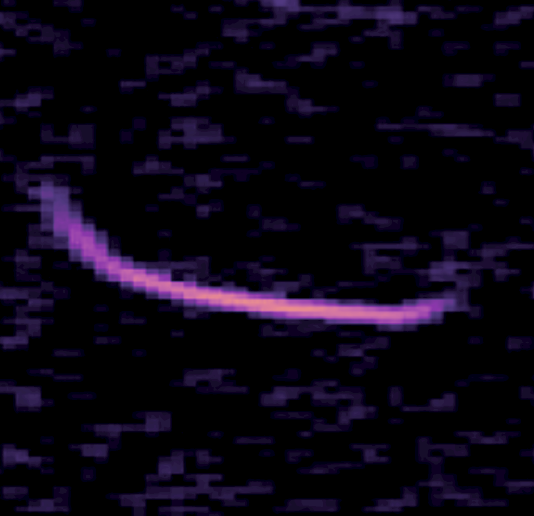
#> input picture samples/spectrogram.png, 1068 x 1032 px, found by its file name (shown at 1/2 size)
$ python contour_tools.py
#> lines starting #> are read from the running program, lines starting #| are printed output that depends on the picture; after the words box and inside, x2 and y2 are one past the last pixel; in counts of white or black regions, pixels touching at a corner belong together
import cv2
import numpy as np
import svgwrite
from scipy import ndimage
from skimage import measure
from scipy.ndimage import gaussian_filter1d
from skimage.filters import threshold_multiotsu

# This function extracts smooth contours using a simple thresholding approach.
def extract_smooth_contours(image_path, output_path='smooth_contours.svg'):
    # Load image
#> called with image_path = 'spectrogram.png', output_path = 'smooth_contours.svg'
    img = cv2.imread(image_path)
#> img is the input picture: shape (1032, 1068, 3); mean B, G, R 19.2, 5.9, 11.4
    gray = cv2.cvtColor(img, cv2.COLOR_BGR2GRAY)
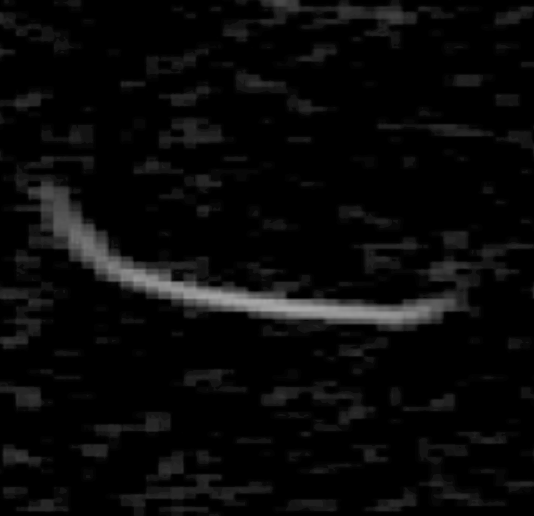
#> gray: shape (1032, 1068) (shown at 1/2 size); min 0, max 172, mean 9.1

    # Option 1: Multi-level contours (like topographic map)
    print("Extracting multi-level contours...")

    # Apply stronger Gaussian blur to reduce noise
    blurred = cv2.GaussianBlur(gray, (9, 9), 2)

    # Get intensity levels
    levels = np.percentile(blurred[blurred > 0], [20, 40, 60, 80])
#> levels = [3, 8, 18, 31]

    all_smooth_contours = []

    for i, level in enumerate(levels):
        # Use simple threshold for each level
        _, binary = cv2.threshold(blurred, level, 255, cv2.THRESH_BINARY)

        # Morphological operations to clean up
        kernel = np.ones((5, 5), np.uint8)
        binary = cv2.morphologyEx(binary, cv2.MORPH_CLOSE, kernel)
        binary = cv2.morphologyEx(binary, cv2.MORPH_OPEN, kernel)

        # Find contours
        contours, _ = cv2.findContours(binary, cv2.RETR_EXTERNAL, cv2.CHAIN_APPROX_SIMPLE)

        # Process each contour
        for contour in contours:
            area = cv2.contourArea(contour)
            if area < 20000:  # Skip small noise
                continue

            # Smooth the contour
            smooth_contour = smooth_contour_spline(contour, smoothing_factor=0.1)
            all_smooth_contours.append((smooth_contour, level))
#> this loop made 4 passes
#> level on passes 1 to 4: 3, 8, 18, 31
#> pass 1, in extract_smooth_contours, `_, binary = cv2.threshold(blurred, level, 255, cv2.THRESH_BINARY)`:
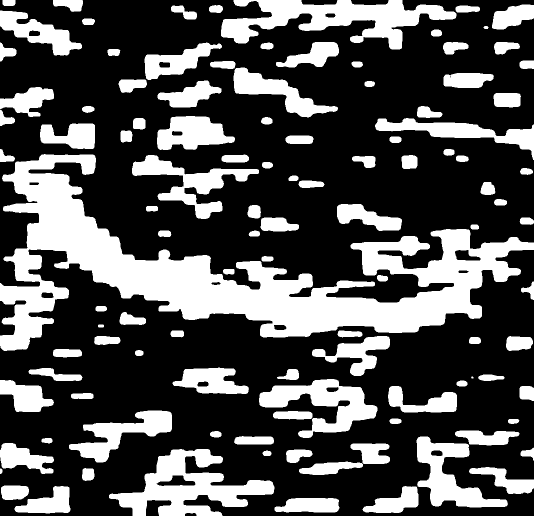
#> binary: shape (1032, 1068) (shown at 1/2 size); 31.4% white; 110 white regions (1 under 20 px), largest, box (x1, y1, x2, y2) and area: (0, 308, 1068, 702) 126045, (442, 0, 913, 99) 20930, (218, 898, 549, 1032) 19358
#> pass 1, in extract_smooth_contours, `binary = cv2.morphologyEx(binary, cv2.MORPH_CLOSE, kernel)`:
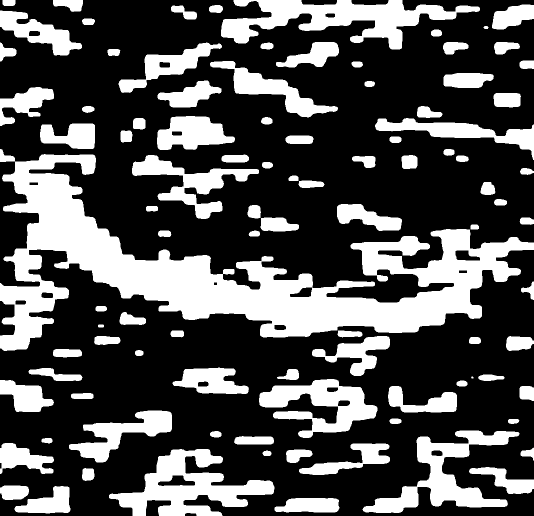
#> binary: shape (1032, 1068) (shown at 1/2 size); 31.5% white; 97 white regions (1 under 20 px), largest, box (x1, y1, x2, y2) and area: (0, 298, 1068, 702) 127518, (442, 0, 960, 99) 21583, (218, 898, 549, 1032) 19390
#> after the loop:
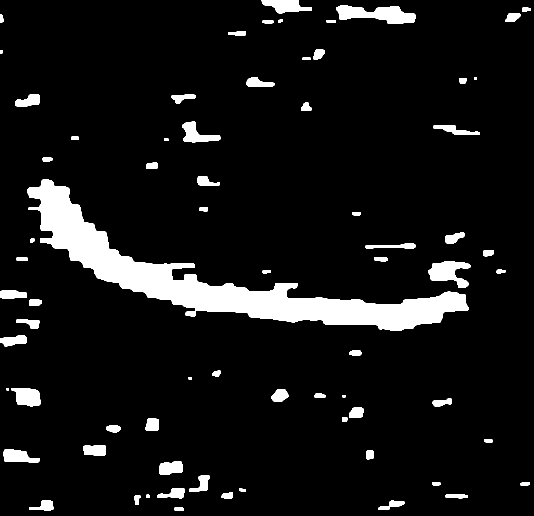
#> binary: shape (1032, 1068) (shown at 1/2 size); 7.9% white; 71 white regions, largest, box (x1, y1, x2, y2) and area: (55, 359, 937, 661) 54840, (672, 10, 831, 48) 3616, (856, 522, 941, 576) 2543
#> after the loop, all_smooth_contours = 5 items

    # Save to SVG with different colors for different levels
    save_contours_to_svg(all_smooth_contours, output_path, img.shape, reference_image=img)

    return sorted(all_smooth_contours, key=lambda x: x[1], reverse=True)

# This function smooths a contour using spline interpolation.
def smooth_contour_spline(contour, smoothing_factor=0.1):
    """Smooth contour using spline interpolation"""
    # Reshape contour
    contour = contour.reshape(-1, 2)

    # Close the contour by adding first point at end
    if not np.array_equal(contour[0], contour[-1]):
        contour = np.vstack([contour, contour[0]])

    # Calculate cumulative distance along contour
    distances = np.cumsum(np.sqrt(np.sum(np.diff(contour, axis=0)**2, axis=1)))
    distances = np.insert(distances, 0, 0)

    # Interpolate using splines
    from scipy import interpolate

    # Create periodic spline
    num_points = max(len(contour), 100)
    alpha = np.linspace(0, 1, num_points)

    # Fit spline
    try:
        tck, u = interpolate.splprep([contour[:, 0], contour[:, 1]],
                                     s=len(contour) * smoothing_factor,
                                     per=True)
        smooth_points = interpolate.splev(alpha, tck)
        smooth_contour = np.column_stack(smooth_points)
    except:
        # Fallback to simple smoothing if spline fails
        smooth_contour = contour

    return smooth_contour


# This function computes the area of a polygon.
def polygon_area(points: np.ndarray) -> float:
    """Return absolute area of a closed polygon given as Nx2 array."""
    if len(points) < 3:
        return 0.0
    x = points[:, 0]
    y = points[:, 1]
    return 0.5 * np.abs(np.dot(x, np.roll(y, -1)) - np.dot(y, np.roll(x, -1)))


# This function computes the contour levels based on the selected mode.
# [82 lines left out: function auto_histogram_levels, not called in this run]


def compute_auto_levels(data: np.ndarray,
                        mode: str,
                        percentile_values,
                        multi_otsu_classes: int,
                        min_intensity: float,
                        hist_bins: int = 512,
                        hist_sigma: float = 2.0,
                        hist_variance_threshold: float = 400.0,
                        hist_max_levels: int = 5) -> list[float]:
    """Compute contour levels based on selected mode."""
    percentile_values = list(percentile_values)
    percentile_values.sort()

    valid = data[data >= min_intensity]
    if valid.size == 0:
        return []

    if mode == 'multi-otsu':
        try:
            thresholds = threshold_multiotsu(valid, classes=multi_otsu_classes)
            return thresholds.tolist()
        except Exception:
            # Fallback to simple percentiles if multi-otsu fails
            if len(percentile_values) == 0:
                return []
            return np.percentile(valid, percentile_values).tolist()
    elif mode == 'histogram':
        return auto_histogram_levels(valid,
                                     bins=hist_bins,
                                     smooth_sigma=hist_sigma,
                                     variance_threshold=hist_variance_threshold,
                                     max_levels=hist_max_levels)
    else:  # percentile mode
        if len(percentile_values) == 0:
            return []
        return np.percentile(valid, percentile_values).tolist()

# This function extracts contours using marching squares (skimage.find_contours).
def extract_marching_squares_contours(image_path, output_path='marching_squares.svg',
                                      levels=None, gaussian_kernel=(15, 15), gaussian_sigma=3,
                                      min_area=500, smoothing_factor=0.08,
                                      levels_mode='percentile',
                                      percentile_values=(90, 95, 98),
                                      min_intensity=1.0,
                                      multi_otsu_classes=4,
                                      hist_bins=512,
                                      hist_sigma=2.0,
                                      hist_variance_threshold=400.0,
                                      hist_max_levels=5,
                                      verbose=True):
    """Extract contours using marching squares (skimage.find_contours)."""
    img = cv2.imread(image_path)
    gray = cv2.cvtColor(img, cv2.COLOR_BGR2GRAY)

    blurred = cv2.GaussianBlur(gray, gaussian_kernel, gaussian_sigma)

    if levels is None:
        mask = blurred > 0
        if not np.any(mask):
            return []
        levels = compute_auto_levels(blurred[mask],
                                     mode=levels_mode,
                                     percentile_values=percentile_values,
                                     multi_otsu_classes=multi_otsu_classes,
                                     min_intensity=min_intensity,
                                     hist_bins=hist_bins,
                                     hist_sigma=hist_sigma,
                                     hist_variance_threshold=hist_variance_threshold,
                                     hist_max_levels=hist_max_levels)
        if verbose:
            print(f"Marching squares levels ({levels_mode}): {levels}")

    marching_contours = []

    for level in levels:
        raw_contours = measure.find_contours(blurred, level=level)
        for contour in raw_contours:
            # skimage returns (row, col); flip to (x, y)
            contour_xy = contour[:, ::-1]
            if not np.array_equal(contour_xy[0], contour_xy[-1]):
                contour_xy = np.vstack([contour_xy, contour_xy[0]])

            if polygon_area(contour_xy) < min_area:
                continue

            smooth = smooth_contour_spline(contour_xy, smoothing_factor=smoothing_factor)
            marching_contours.append((smooth, level))

    if marching_contours:
        save_contours_to_svg(marching_contours, output_path, img.shape, reference_image=img)

    return sorted(marching_contours, key=lambda x: x[1], reverse=True)


# This function saves the contours to an SVG file.
def save_contours_to_svg(contours_with_levels, output_path, image_shape,
                         reference_image=None, fill_opacity=0.6, stroke_opacity=0.9,
                         stroke_width=1.0, draw_stroke=True, sample_shrink_px=3,
                         sample_radius=5):
    """Save contours to SVG with filled shapes (optionally matching image colors)."""
#> called with output_path = 'smooth_contours.svg', image_shape = (1032, 1068, 3), fill_opacity = 0.6, stroke_opacity = 0.9, stroke_width = 1, draw_stroke = True, sample_shrink_px = 3, sample_radius = 5
    height, width = image_shape[:2]
#> height = 1032; width = 1068
#> (the call stopped at in save_contours_to_svg, `dwg = svgwrite.Drawing(output_path, size=(width, height))`: svgwrite is not available in this run)
#> `contours1 = extract_smooth_contours(image_path, args.smooth_svg)`: contours1 = 5 items
    dwg = svgwrite.Drawing(output_path, size=(width, height))

    # Default palette if no image supplied
    colors = ['#FF6B6B', '#4ECDC4', '#45B7D1', '#96CEB4', '#F7B267', '#CDB4DB']

    if reference_image is not None and reference_image.shape[:2] != (height, width):
        raise ValueError("reference_image shape does not match image_shape")

    # [40 lines left out: function color_from_image, not called in this run]

    # Draw lower levels first so higher ones sit on top
    contours_with_levels_sorted = sorted(contours_with_levels, key=lambda x: x[1])

    for i, (contour, level) in enumerate(contours_with_levels_sorted):
        pts = contour.tolist()
        if len(pts) < 3:
            continue

        # Build a simple closed path (straight segments). Beziers look nice for strokes
        # but can self-intersect when filled; straight segments are safer for fills.
        d = [f"M {pts[0][0]},{pts[0][1]}"]
        for j in range(1, len(pts)):
            d.append(f"L {pts[j][0]},{pts[j][1]}")
        d.append("Z")
        path_data = " ".join(d)

        fallback = colors[i % len(colors)]
        fill_color = color_from_image(np.array(pts), fallback)

        path = dwg.path(
            d=path_data,
            fill=fill_color,
            fill_opacity=fill_opacity,
            stroke=fill_color if draw_stroke else 'none',
            stroke_opacity=stroke_opacity,
            stroke_width=stroke_width
        )

        # Helps when there are holes; keeps visual sane without hierarchy bookkeeping
        path.update({'fill-rule': 'evenodd'})

        dwg.add(path)

    dwg.save()
    print(f"Saved smooth filled contours to {output_path}")


# [38 lines of commented-out code are left out]
def extract_edge_based_contours(image_path, output_path='edge_contours.svg', min_area=500):
    """Alternative approach using Canny edge detection"""
#> called with image_path = 'spectrogram.png', output_path = 'edge_contours.svg', min_area = 500
    img = cv2.imread(image_path)
    gray = cv2.cvtColor(img, cv2.COLOR_BGR2GRAY)

    # Denoise
    denoised = cv2.fastNlMeansDenoising(gray, None, 10, 7, 21)

    # Apply Canny edge detection
    edges = cv2.Canny(denoised, 50, 150)
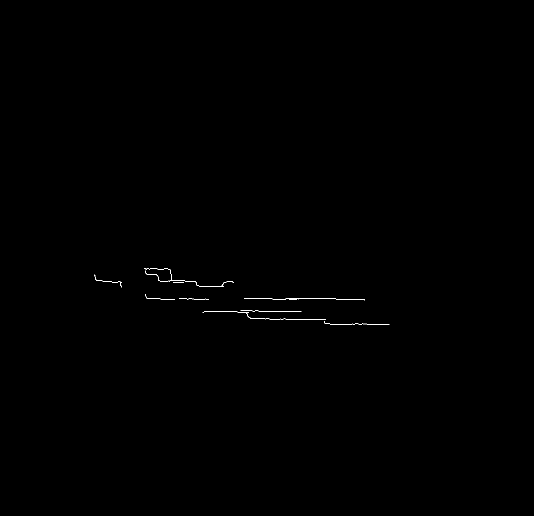
#> edges: shape (1032, 1068) (shown at 1/2 size); 0.12% white in thin lines or dots, all inside (x1, y1, x2, y2) = (189, 537, 779, 650)

    # Find contours from edges
    contours, _ = cv2.findContours(edges, cv2.RETR_EXTERNAL, cv2.CHAIN_APPROX_SIMPLE)
#> contours = 13 contours, 12 with area under 20; largest, box (x1, y1, x2, y2) and area: (288, 537, 468, 574) 22

    # Filter and smooth
    smooth_contours = []
    for contour in contours:
        if cv2.contourArea(contour) > min_area:
            smooth = smooth_contour_spline(contour, smoothing_factor=0.05)
            smooth_contours.append((smooth, 100))
#> this loop made 13 passes
#> after the loop, smooth_contours = []

    save_contours_to_svg(smooth_contours, output_path, img.shape, reference_image=img)
#> (the call stopped at in save_contours_to_svg, `dwg = svgwrite.Drawing(output_path, size=(width, height))`: svgwrite is not available in this run)
    return sorted(smooth_contours, key=lambda x: x[1], reverse=True)

# Main execution
if __name__ == "__main__":
    import argparse

    parser = argparse.ArgumentParser(description="Generate smooth iso-contours and SVGs from a grayscale image.")
    parser.add_argument("image_path", nargs="?", default="spectrogram.png", help="Input image path (default: spectrogram.png)")
    parser.add_argument("--smooth-svg", default="smooth_contours.svg", help="Output SVG for multi-level thresholds")
    parser.add_argument("--edge-svg", default="edge_contours.svg", help="Output SVG for edge-based contours")
    parser.add_argument("--marching-svg", default="marching_squares_contours.svg", help="Output SVG for marching squares")
    parser.add_argument("--preview", default="contour_preview.png", help="Output preview image path")
    parser.add_argument("--level-mode", choices=["percentile", "multi-otsu", "histogram"], default="percentile",
                        help="Strategy for auto-selecting marching-squares contour levels")
    parser.add_argument("--percentiles", type=float, nargs="+", default=[90, 95, 98],
                        help="Percentile values for marching-squares levels (used in percentile mode or as fallback)")
    parser.add_argument("--min-intensity", type=float, default=1.0,
                        help="Minimum intensity considered when auto-selecting levels")
    parser.add_argument("--multi-otsu-classes", type=int, default=4,
                        help="Number of classes when using multi-otsu level selection")
    parser.add_argument("--hist-bins", type=int, default=512,
                        help="Number of bins when using histogram level selection")
    parser.add_argument("--hist-sigma", type=float, default=2.0,
                        help="Gaussian smoothing sigma for histogram level detection")
    parser.add_argument("--hist-variance", type=float, default=400.0,
                        help="Maximum within-group variance before starting a new histogram band")
    parser.add_argument("--hist-max-levels", type=int, default=5,
                        help="Maximum number of histogram-derived levels")
    parser.add_argument("--quiet-levels", action="store_true",
                        help="Suppress printing of automatically computed levels")
    args = parser.parse_args()

    image_path = args.image_path

    print("Method 1: Multi-level contours")
    contours1 = extract_smooth_contours(image_path, args.smooth_svg)

    print("\nMethod 2: Edge-based contours")
    contours2 = extract_edge_based_contours(image_path, output_path=args.edge_svg)
#> contours2 = []

    print("\nMethod 3: Marching-squares contours")
    contours3 = extract_marching_squares_contours(
        image_path,
        args.marching_svg,
        levels_mode=args.level_mode,
        percentile_values=tuple(args.percentiles),
        min_intensity=args.min_intensity,
        multi_otsu_classes=args.multi_otsu_classes,
        hist_bins=args.hist_bins,
        hist_sigma=args.hist_sigma,
        hist_variance_threshold=args.hist_variance,
        hist_max_levels=args.hist_max_levels,
        verbose=not args.quiet_levels
    )
#> in extract_marching_squares_contours, `mask = blurred > 0`:
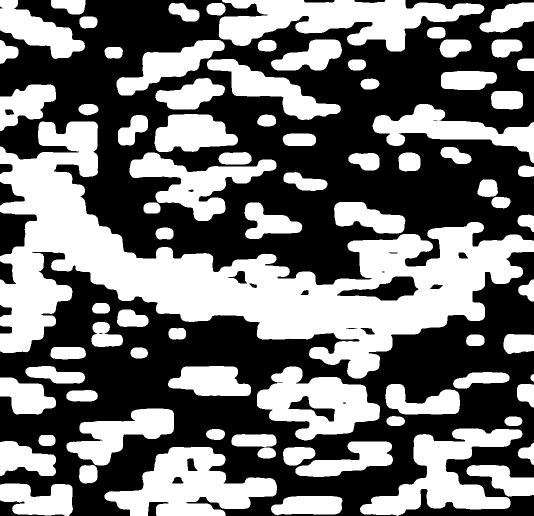
#> mask: shape (1032, 1068) bool (shown at 1/2 size); 44.9% white; 79 white regions, largest, box (x1, y1, x2, y2) and area: (0, 243, 1068, 757) 173706, (437, 0, 969, 103) 29278, (209, 894, 554, 1032) 25979
#> in extract_marching_squares_contours, `levels = compute_auto_levels(blurred[mask], mode=levels_mode, percenti..`: levels = [45, 90, 131]
#| Marching squares levels (percentile): [45.0, 90.0, 131.0]
#> the loop in extract_marching_squares_contours, `for level in levels:` made 3 passes
#> after the loop in extract_marching_squares_contours, `for level in levels:`: marching_contours = 6 items
#> (the call stopped at in save_contours_to_svg, `dwg = svgwrite.Drawing(output_path, size=(width, height))`: svgwrite is not available in this run)
#> contours3 = 6 items

    img = cv2.imread(image_path)
    if img is None:
        raise FileNotFoundError(f"Could not read image at {image_path}")
    preview = img.copy()

    # Draw smooth contours on preview
    for contour, level in contours3[:10] if contours3 else contours1[:10]:
        cv2.drawContours(preview, [contour.astype(int)], -1, (0, 255, 0), 2)
#> this loop made 6 passes
#> level on passes 1 to 6: 131, 90, 45, 45, 45, 45
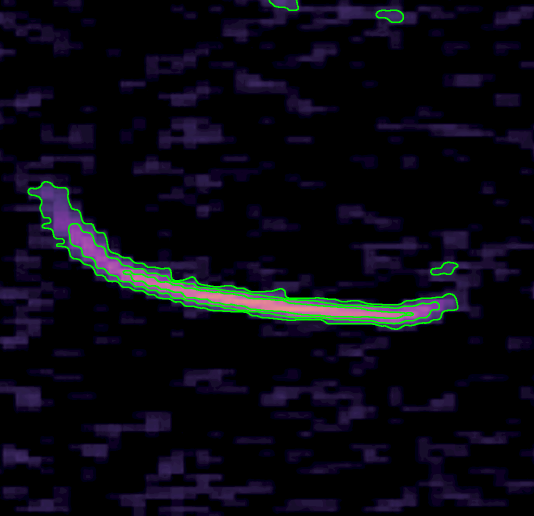
#> preview: shape (1032, 1068, 3) (shown at 1/2 size); 1.57% of pixels changed, all inside (x1, y1, x2, y2) = (55, 0, 917, 660)

    cv2.imwrite(args.preview, preview)
    print(f"\nPreview saved to {args.preview}")
